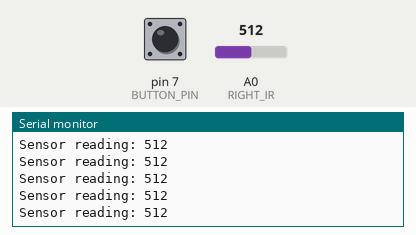
This sketch was run on a simulated Arduino Uno, built with avr-gcc and run on an emulated ATmega328P. On the bench: the last lines printed to the serial monitor. The inputs (shaded band) are chosen by the test bench; at power-on: A0 (RIGHT_IR) = 512, pin 7 (BUTTON_PIN) LOW.

Above: at 4.0 s.
4.1 s: A0 (RIGHT_IR) set to 936
At 4.12 s:
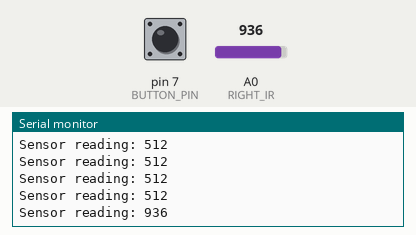
5.6 s: A0 (RIGHT_IR) set to 966
At 5.63 s:
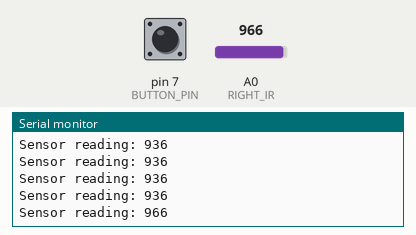
Timing chart, 0 to 8.6 s (numbered marks = the images above; inputs shaded):
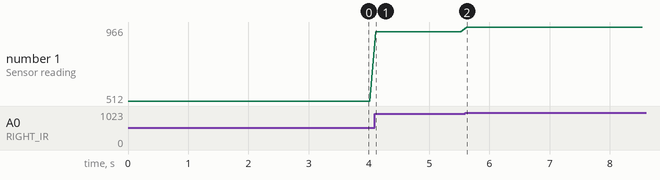

The sketch:

stage2_test.ino
```cpp
/*****************************************************************
 * Arduino Stage 2 IR Testing Code
 * Author: Luke Newcomb
 * Last Updated: 10/23/2020
 *****************************************************************/

// Arduino project file

// For code see main.cpp
```

main.cpp
```cpp
#include <Arduino.h>

// IR line sensor constants
#define RIGHT_IR     A0
#define RIGHT_THRESH 950
#define LEFT_IR      A1
#define LEFT_THRESH  900

#define BUTTON_PIN   7

// Global variables
int lastButtonState = LOW;

int detectButtonPress(); // Does what it says on the tin

int main(void)
{

    // We are going to do a state machine where the state changes when the button on top of the robot is pressed.
    int state = 0;

    // For averaging, we need a way to store the past readings
    int rollingSensorValues[20];

    // Initialize the array to all 0's
    for (int i = 0; i < 20; i++)
    {
        rollingSensorValues[i] = 0;
    }

    init(); // Allow Arduino to initialize AVR timers

    // Start the serial port
    Serial.begin(9600);

    // Set the button as an input. Active high
    pinMode(BUTTON_PIN, INPUT);

    // Set the right IR sensor pin as an input
    pinMode(RIGHT_IR, INPUT);

    // Infinite loop
    for (;;)
    {
        switch (state)
        {
            // Raw sensor reading state
            case 0:
                Serial.print("Sensor reading: ");
                Serial.println(analogRead(RIGHT_IR));
                break;
            // Switching to categorical reading state
            case 1:
                Serial.println("Switching to categorical testing.");
                delay(2000);
                state++;
                break;
            // Categorical reading state
            case 2:
                Serial.println( analogRead(RIGHT_IR) > RIGHT_THRESH ? "Black" : "White" );
                break;
            // Switching to averaging reading state
            case 3:
                Serial.println("Switching to averaging test.");
                delay(2000);
                state++;
                break;
            // Averaging reading state
            case 4:
                // Variable to store the sum of all of the values in rollingSensorValues
                int sum = 0;

                // Iterate over rollingSensorValues, shifting each value to the left and summing them at the same time
                for (int i = 0; i < 19; i++)
                {
                    rollingSensorValues[i] = rollingSensorValues[i + 1];
                    sum += rollingSensorValues[i];
                }

                // Populate the last value in rollingSensorValues
                rollingSensorValues[19] = analogRead(RIGHT_IR);

                // Add the latest value to the sum
                sum += rollingSensorValues[19];

                Serial.print("Avg. sensor reading: ");
                // Avg = sum / number of readings
                Serial.println( sum / 20 );
                break;
            // Last state before stopping
            case 5:
                Serial.println("Test complete.");
                Serial.flush();
                delay(1000);
                Serial.flush();
                state++;
                break;
            default:
                break;
        }

        // If the button was pressed, increment the state variable
        state += detectButtonPress();

        // Add a small delay for stability
        delay(100);

    }

}

int detectButtonPress()
{
    int currentButtonState = digitalRead(BUTTON_PIN);

    int wasPressed = currentButtonState == HIGH && lastButtonState == LOW;

    lastButtonState = currentButtonState;

    return wasPressed;
}
```

Measured:
- after the input at 4.1 s, the serial monitor: prints a new line at once (image 1)
- after the input at 5.6 s, the serial monitor: prints a new line at once (image 2)
- plotted number 1: 512 → 936 after the input at 4.1 s, 936 → 966 after the input at 5.6 s
